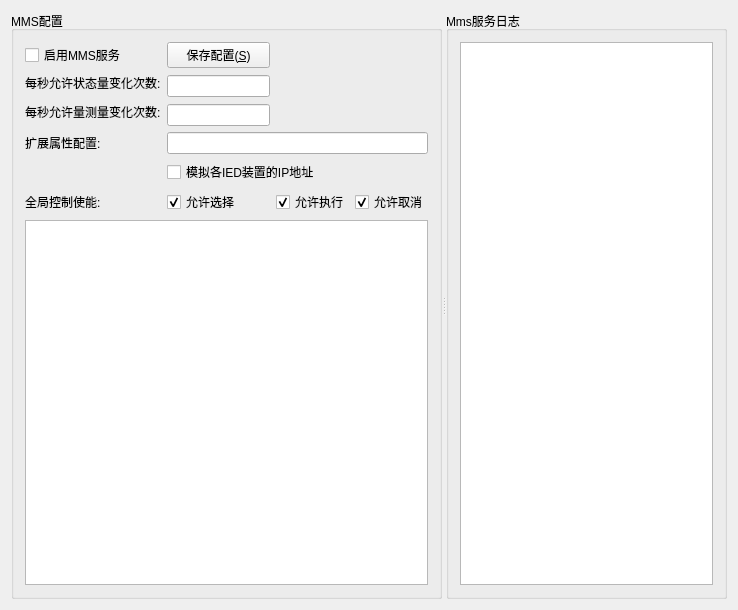
<?xml version="1.0" encoding="UTF-8"?>
<ui version="4.0">
 <class>panel_sim_mmssvr</class>
 <widget class="QWidget" name="panel_sim_mmssvr">
  <property name="geometry">
   <rect>
    <x>0</x>
    <y>0</y>
    <width>738</width>
    <height>610</height>
   </rect>
  </property>
  <property name="windowTitle">
   <string>panel_sim_mmssvr</string>
  </property>
  <layout class="QGridLayout" name="gridLayout">
   <item row="0" column="0">
    <widget class="QSplitter" name="splitter">
     <property name="orientation">
      <enum>Qt::Horizontal</enum>
     </property>
     <widget class="QGroupBox" name="groupBox">
      <property name="minimumSize">
       <size>
        <width>300</width>
        <height>0</height>
       </size>
      </property>
      <property name="maximumSize">
       <size>
        <width>16777215</width>
        <height>16777215</height>
       </size>
      </property>
      <property name="title">
       <string>MMS配置</string>
      </property>
      <layout class="QGridLayout" name="gridLayout_3">
       <item row="7" column="1">
        <widget class="QCheckBox" name="chkGlobalCtrl_Select">
         <property name="text">
          <string>允许选择</string>
         </property>
         <property name="checked">
          <bool>true</bool>
         </property>
        </widget>
       </item>
       <item row="1" column="0">
        <widget class="QLabel" name="label">
         <property name="text">
          <string>每秒允许状态量变化次数:</string>
         </property>
        </widget>
       </item>
       <item row="1" column="1" rowspan="2">
        <widget class="QLineEdit" name="edtStTimes"/>
       </item>
       <item row="2" column="0" rowspan="2">
        <widget class="QLabel" name="label_2">
         <property name="text">
          <string>每秒允许量测量变化次数:</string>
         </property>
        </widget>
       </item>
       <item row="3" column="1">
        <widget class="QLineEdit" name="edtMxTimes"/>
       </item>
       <item row="0" column="0">
        <widget class="QCheckBox" name="chkMmsUsed">
         <property name="text">
          <string>启用MMS服务</string>
         </property>
        </widget>
       </item>
       <item row="0" column="1">
        <widget class="QPushButton" name="btnSave">
         <property name="text">
          <string>保存配置(&amp;S)</string>
         </property>
         <property name="icon">
          <iconset resource="sim_iec61850.qrc">
           <normaloff>:/sim_iec61850/Resources/save.gif</normaloff>:/sim_iec61850/Resources/save.gif</iconset>
         </property>
        </widget>
       </item>
       <item row="4" column="0">
        <widget class="QLabel" name="label_3">
         <property name="text">
          <string>扩展属性配置:</string>
         </property>
        </widget>
       </item>
       <item row="7" column="0">
        <widget class="QLabel" name="label_4">
         <property name="text">
          <string>全局控制使能:</string>
         </property>
        </widget>
       </item>
       <item row="7" column="2">
        <widget class="QCheckBox" name="chkGlobalCtrl_Oper">
         <property name="text">
          <string>允许执行</string>
         </property>
         <property name="checked">
          <bool>true</bool>
         </property>
        </widget>
       </item>
       <item row="7" column="3">
        <widget class="QCheckBox" name="chkGlobalCtrl_Cancel">
         <property name="text">
          <string>允许取消</string>
         </property>
         <property name="checked">
          <bool>true</bool>
         </property>
        </widget>
       </item>
       <item row="0" column="2" colspan="2">
        <spacer name="horizontalSpacer">
         <property name="orientation">
          <enum>Qt::Horizontal</enum>
         </property>
         <property name="sizeHint" stdset="0">
          <size>
           <width>40</width>
           <height>20</height>
          </size>
         </property>
        </spacer>
       </item>
       <item row="4" column="1" colspan="3">
        <widget class="QLineEdit" name="edtExtAttr"/>
       </item>
       <item row="8" column="0" colspan="4">
        <widget class="QTableWidget" name="twSubnet"/>
       </item>
       <item row="5" column="1" colspan="2">
        <widget class="QCheckBox" name="chkSimIpAddr">
         <property name="text">
          <string>模拟各IED装置的IP地址</string>
         </property>
        </widget>
       </item>
      </layout>
     </widget>
     <widget class="QGroupBox" name="groupBox_3">
      <property name="title">
       <string>Mms服务日志</string>
      </property>
      <layout class="QGridLayout" name="gridLayout_2">
       <item row="0" column="0">
        <widget class="QTableWidget" name="twLog"/>
       </item>
      </layout>
     </widget>
    </widget>
   </item>
  </layout>
 </widget>
 <layoutdefault spacing="6" margin="11"/>
 <resources>
  <include location="sim_iec61850.qrc"/>
 </resources>
 <connections/>
</ui>
